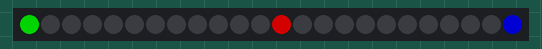
Recording of a sketch running on a simulated Arduino Uno, built with avr-gcc and run on an emulated ATmega328P. On the bench: 24 RGB LEDs in strip order, left to right. Dim RGB values are drawn brighter than linear; what the sketch prints to the serial monitor is not drawn.

Above: at 0.01 s.
At 0.74 s:
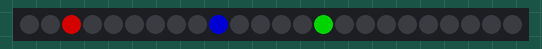
At 1.16 s:
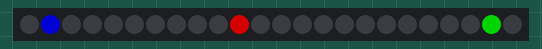
At 1.57 s:
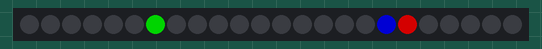

The sketch:

NeoPixelTest.ino
```cpp
// NeoPixelTest
// This example will cycle between showing four pixels as Red, Green, Blue, White
// and then showing those pixels as Black.
//
// Included but commented out are examples of configuring a NeoPixelBus for
// different color order including an extra white channel, different data speeds, and
// for Esp8266 different methods to send the data.
// NOTE: You will need to make sure to pick the one for your platform
//
//
// There is serial output of the current state so you can confirm and follow along
//

#include <NeoPixelBus.h>

const uint16_t PixelCount = 24; // this example assumes 4 pixels, making it smaller will cause a failure
const uint8_t PixelPin = 2;  // make sure to set this to the correct pin, ignored for Esp8266

#define colorSaturation 128

// three element pixels, in different order and speeds
NeoPixelBus<NeoGrbFeature, Neo800KbpsMethod> strip(PixelCount, PixelPin);
//NeoPixelBus<NeoRgbFeature, Neo400KbpsMethod> strip(PixelCount, PixelPin);

// For Esp8266, the Pin is omitted and it uses GPIO3 due to DMA hardware use.
// There are other Esp8266 alternative methods that provide more pin options, but also have
// other side effects.
//NeoPixelBus<NeoGrbFeature, Neo800KbpsMethod> strip(PixelCount);
//
// NeoEsp8266Uart800KbpsMethod uses GPI02 instead

// You can also use one of these for Esp8266,
// each having their own restrictions
//
// These two are the same as above as the DMA method is the default
// NOTE: These will ignore the PIN and use GPI03 pin
//NeoPixelBus<NeoGrbFeature, NeoEsp8266Dma800KbpsMethod> strip(PixelCount, PixelPin);
//NeoPixelBus<NeoRgbFeature, NeoEsp8266Dma400KbpsMethod> strip(PixelCount, PixelPin);

// Uart method is good for the Esp-01 or other pin restricted modules
// NOTE: These will ignore the PIN and use GPI02 pin
//NeoPixelBus<NeoGrbFeature, NeoEsp8266Uart800KbpsMethod> strip(PixelCount, PixelPin);
//NeoPixelBus<NeoRgbFeature, NeoEsp8266Uart400KbpsMethod> strip(PixelCount, PixelPin);

// The bitbang method is really only good if you are not using WiFi features of the ESP
// It works with all but pin 16
//NeoPixelBus<NeoGrbFeature, NeoEsp8266BitBang800KbpsMethod> strip(PixelCount, PixelPin);
//NeoPixelBus<NeoRgbFeature, NeoEsp8266BitBang400KbpsMethod> strip(PixelCount, PixelPin);

// four element pixels, RGBW
//NeoPixelBus<NeoRgbwFeature, Neo800KbpsMethod> strip(PixelCount, PixelPin);

RgbColor red(colorSaturation, 0, 0);
RgbColor green(0, colorSaturation, 0);
RgbColor blue(0, 0, colorSaturation);
RgbColor white(colorSaturation);
RgbColor black(0);

HslColor hslRed(red);
HslColor hslGreen(green);
HslColor hslBlue(blue);
HslColor hslWhite(white);
HslColor hslBlack(black);

void turnOffLed(){
  for (int i=0; i<24; i++){
    strip.SetPixelColor(i,black);
  }
  strip.Show();
}

void LedInit(){
  for (int i=0; i<24; i++){
    turnOffLed();
    strip.SetPixelColor(i, green);
    strip.SetPixelColor(23-i, blue);
    if (i<12){
      strip.SetPixelColor(12+i,red);
    } else {
      strip.SetPixelColor(i-12, red);
    }
    strip.Show();
    delay(50);
  }
}
void setup()
{
    Serial.begin(115200);
    while (!Serial); // wait for serial attach

    Serial.println();
    Serial.println("Initializing...");
    Serial.flush();

    // this resets all the neopixels to an off state
    strip.Begin();
    strip.Show();


    Serial.println();
    Serial.println("Running...");
}


void loop()
{
    LedInit();

}
```

Measured:
- by itself, everything shown: repeats every 1.2 s, in 24 steps
